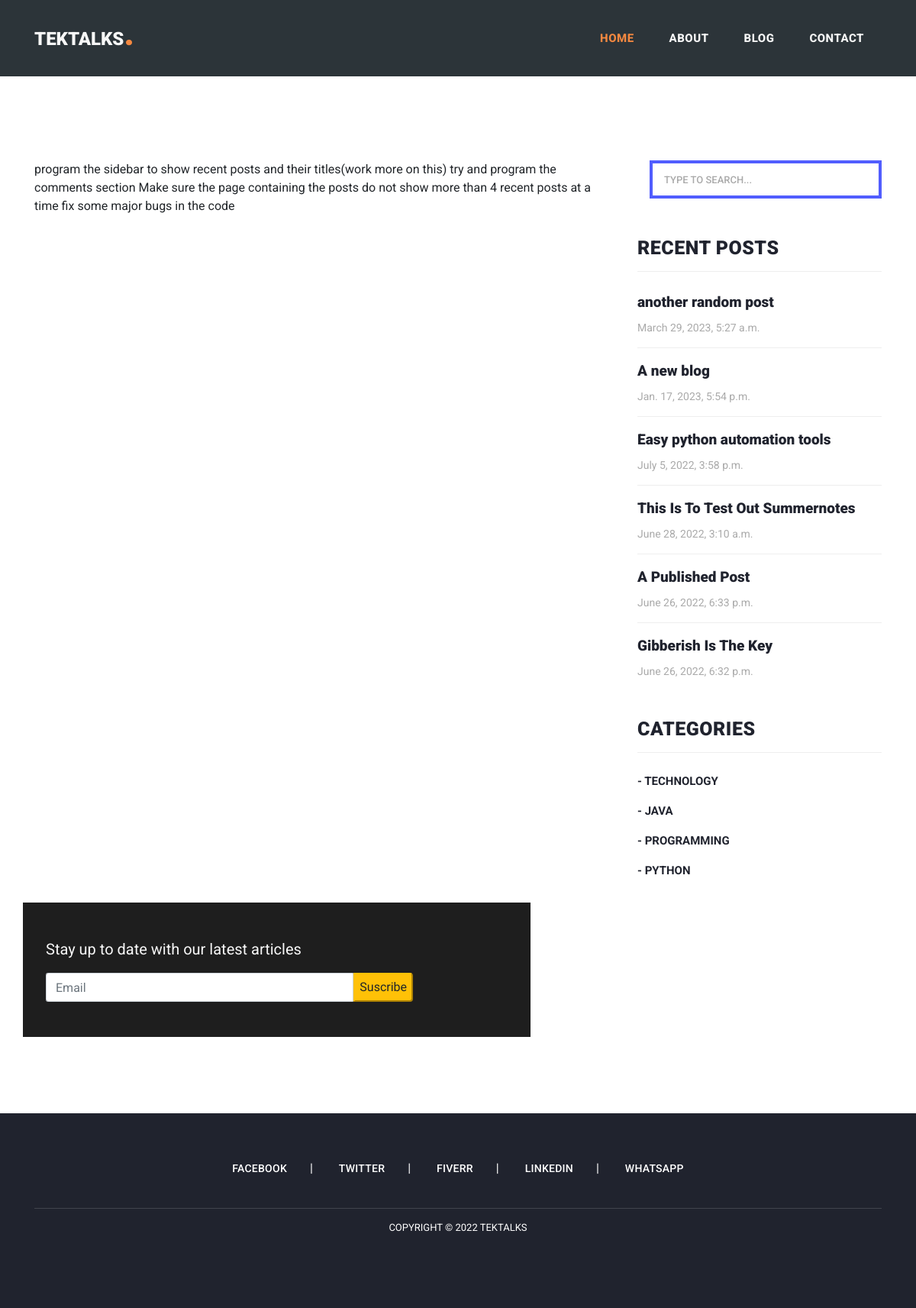
Page /-title on the earlier database version.
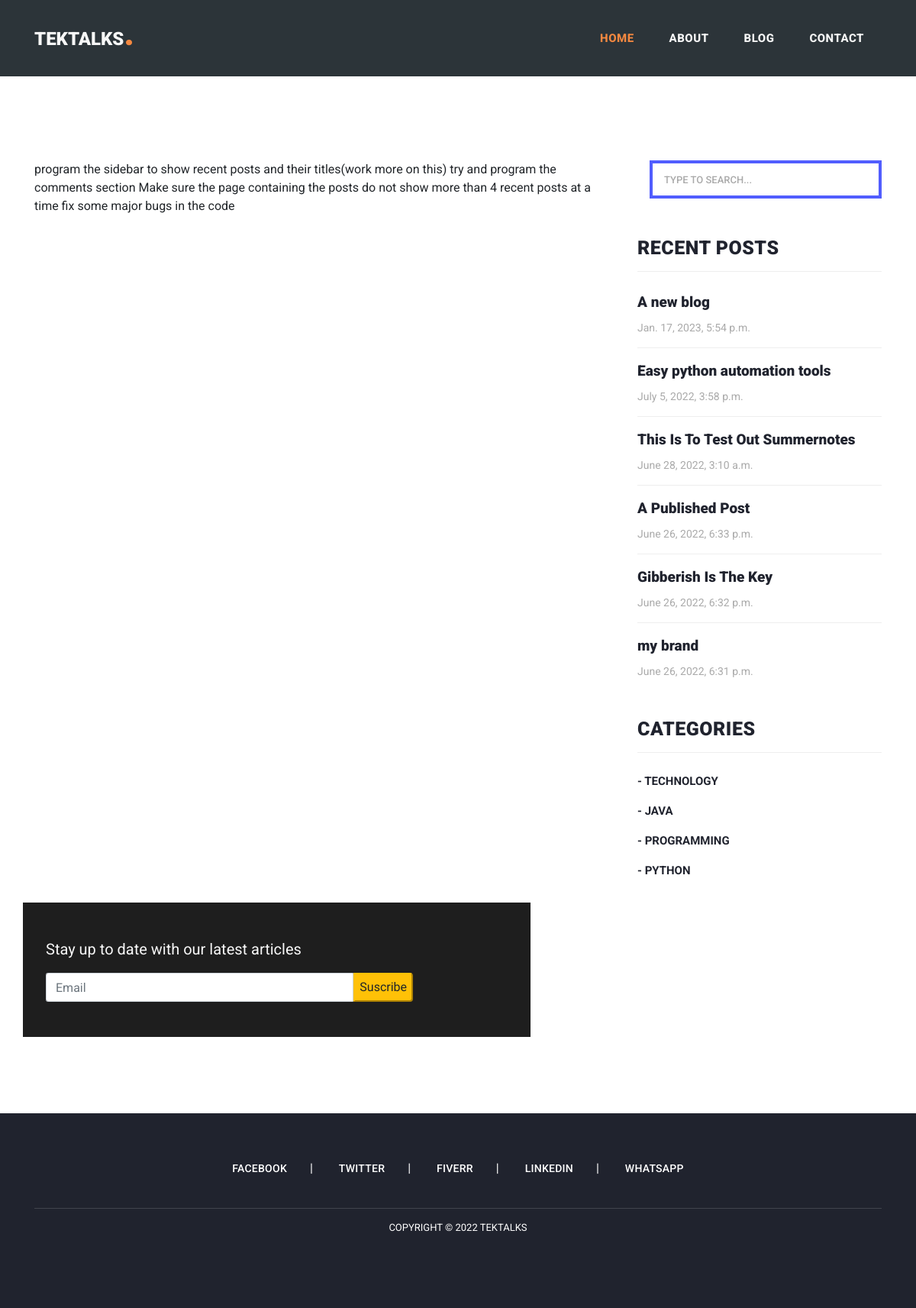
Same page on the later database version.
### website/models.py (models this page shows, shortened)
class post(models.Model):
    CATEGORY = (
            ('TECH', 'TECH'),
            ('PYTHON', 'PYTHON'),
            ('JAVA', 'JAVA'),
            ('PROGRAMMING', 'PROGRAMMING'),
        )
    STATUS = (
        (0,"Draft"),
        (1,"Publish")
                )
    title = models.CharField(max_length=255, null=True)
    slug = models.SlugField( max_length=200, unique=True, null=True )
    thumbnail = models.ImageField(null=True, upload_to='photos/')
    created_on = models.DateTimeField(auto_now_add=True, null=True)
    sub_article = models.TextField(max_length=255, null=True)
    article = RichTextUploadingField(null=True)
    category = models.CharField(max_length=50, null=True, choices=CATEGORY)
    tags = models.ManyToManyField(tag)
    status = models.IntegerField(choices=STATUS, default=0, null=True)

### website/views.py (the view, shortened to what this page needs)
# urls.py: path('<slug:slug>', views.details, name='details'),
def details(request, slug):
    suscribe_form = newsletterForm()
    view_posts = post.objects.get(slug=slug)
    sidebar = post.objects.all().order_by('-created_on').filter(status=1)[:6]
    context = {
        'view_posts':view_posts,
        'sidebar':sidebar,
        'form':suscribe_form
    }
    return render(request, 'website/details.html', context)

### website/forms.py
class newsletterForm(ModelForm):
    class Meta:
        model = newsletter
        fields='__all__'
        widgets = {
            'email': forms.TextInput(attrs={'placeholder': 'Email', 'class':'form-control', 'id':'validationCustomUsername'}),
        }

### website/templates/website/details.html (shortened to what this page needs)
{% load static %}
<!DOCTYPE html>
<html lang="en">
  <head>
    <link href="{% static 'vendor/bootstrap/css/bootstrap.min.css' %}" rel="stylesheet">
    <link rel="stylesheet" href="{% static 'assets/css/fontawesome.css' %}">
    <link rel="stylesheet" href="{% static 'assets/css/templatemo-stand-blog.css' %}">
    <link rel="stylesheet" href="{% static 'assets/css/owl.css' %}">
  </head>
  <body>
    {% include 'website/navbar.html' %}
    <div class="heading-page header-text">
    </div>
    <section class="blog-posts grid-system">
      <div class="container">
        <div class="row">
          <div class="col-lg-8">
            <div class="all-blog-posts">
              <div class="row">
                <div class="col-lg-12">
                  {{ view_posts.article | safe}}
                </div>
              </div>
            </div>
          </div>
          {% include 'website/sidebar.html' %}
          <div class="col-lg-7">
            <form action="{% url 'index' %}" method="post">
              <div class="container">
                <p class="mt-3 my-3 row">Stay up to date with our latest articles</p>
                <div class="my-3 row">
                  <div class="col-sm-8 form">
                    {{ form.email }}
                  </div>
                  <div class="row">
                    <button type="submit" class="rounded-right btn-warning ">Suscribe</button>
                  </div>
                </div>
              </div>
            </form>
          </div>
        </div>
      </div>
    </section>
    {% include 'website/footer.html' %}
  </body>
</html>

### website/templates/website/sidebar.html
<div class="col-lg-4">
    <div class="sidebar">
      <div class="row">
        <div class="col-lg-12">
          <div class="sidebar-item search pl-3">
            <form id="search_form" name="gs" method="GET" action="{% url 'blog' %}">
              <input type="text" name="q" class="searchText" placeholder="Type to search..." autocomplete="on">
            </form>
          </div>
        </div>
        <div class="col-lg-12">
          <div class="sidebar-item recent-posts">
            <div class="sidebar-heading">
              <h2>Recent Posts</h2>
            </div>
            <div class="content">
              <ul>
                {% for i in sidebar %}
                <li><a href="{% url 'details' i.slug %}">
                  <h5>{{i.title}}</h5>
                  <span>{{i.created_on}}</span>
                </a></li>
                {% endfor %}
              </ul>
            </div>
          </div>
        </div>
        <div class="col-lg-12">
          <div class="sidebar-item categories">
            <div class="sidebar-heading">
              <h2>Categories</h2>
            </div>
            <div class="content">
              <ul>
                <li><a href="{% url 'category' 'tech' %}">- TECHNOLOGY</a></li>
                <li><a href="{% url 'category' 'java' %}">- JAVA</a></li>
                <li><a href="{% url 'category' 'programming' %}">- PROGRAMMING</a></li>
                <li><a href="{% url 'category' 'python' %}">- PYTHON</a></li>
              </ul>
            </div>
          </div>
        </div>
      </div>
    </div>
  </div>

Differences in the rows shown:
removed post: title "another random post", created_on "March 29, 2023, 5:27 a.m."
now on this page (row unchanged): post: title "my brand", created_on "June 26, 2022, 6:31 p.m."
